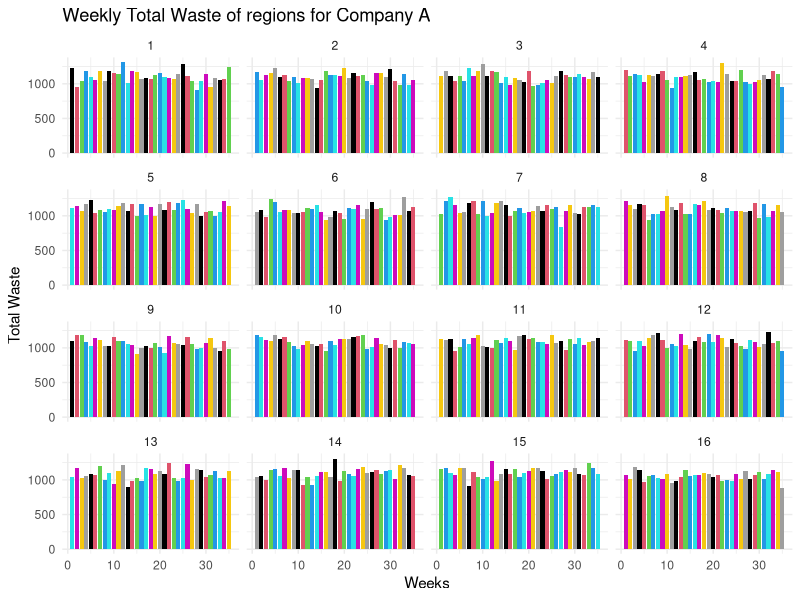
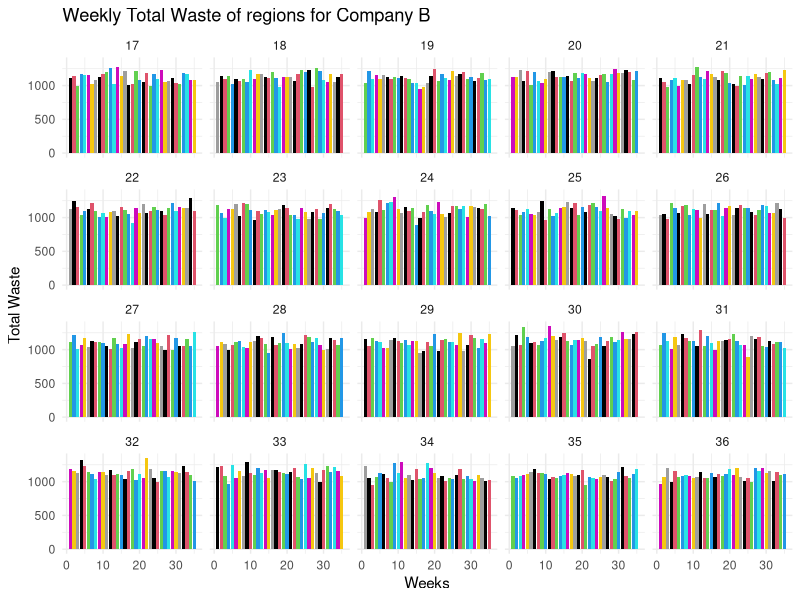
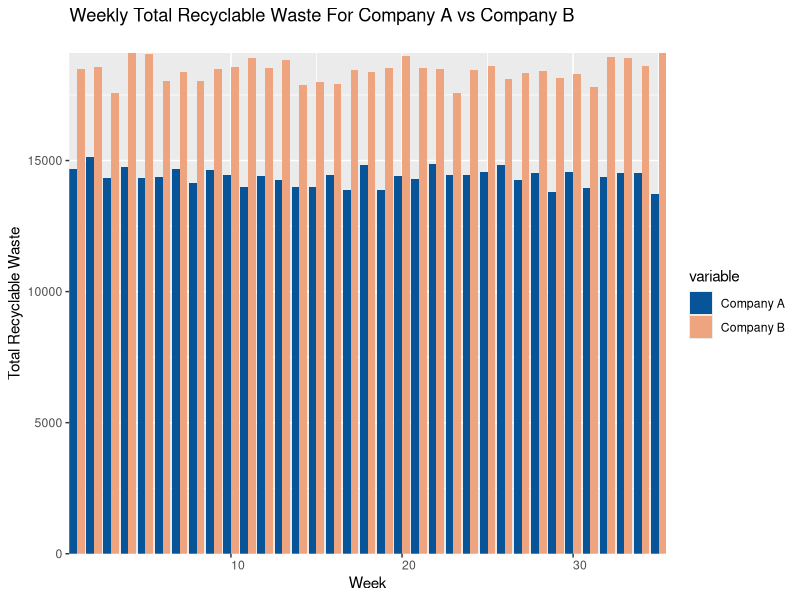
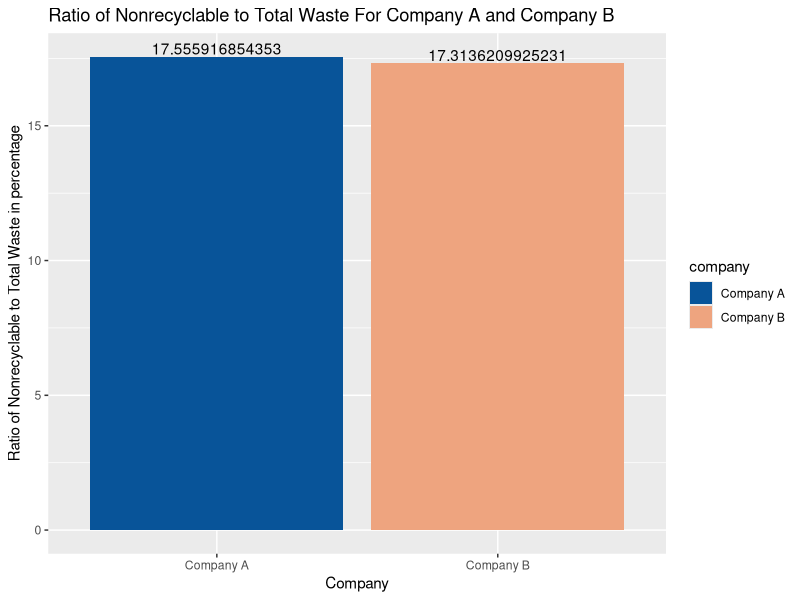

Write R code to recreate these figures, in order.
rm(list = ls(all.names = TRUE)) 

library(readxl)

library(ggplot2)

library(reshape2)



companyA <- read_excel("sw_data.xlsx", sheet = "Company A")



companyB <- read_excel("sw_data.xlsx", sheet = "Company B")


companyA$row_sum <- rowSums(companyA[,c(3:5)])

companyB$row_sum <- rowSums(companyB[,c(3:5)])

companyA$nonrecycling_sum <- rowSums(companyA[,c(6:8)])			##total non recyclable waste weekly

companyB$nonrecycling_sum <- rowSums(companyB[,c(6:8)])

companyA[,"Plastic Waste"] <- companyA$`total waste from plastic recycling bins` - companyA$`non-recyclable waste from plastic recycling bins`

companyA[,"Glass Waste"] <- companyA$`total waste from glass recycling bins` - companyA$`non-recyclable waste from glass recycling bins`

companyA[,"Aliminum Waste"] <- companyA$`total waste from aluminum recycling bins` - companyA$`non-recyclable waste from aluminum recycling bins`

companyB[,"Plastic Waste"] <- companyB$`total waste from plastic recycling bins` - companyB$`non-recyclable waste from plastic recycling bins`

companyB[,"Glass Waste"] <- companyB$`total waste from glass recycling bins` - companyB$`non-recyclable waste from glass recycling bins`

companyB[,"Aliminum Waste"] <- companyB$`total waste from aluminum recycling bins` - companyB$`non-recyclable waste from aluminum recycling bins`


A_sum_weekly = aggregate(x = companyA$`row_sum`,
                         by = list(companyA$Week),
                         FUN = sum)

B_sum_weekly = aggregate(x = companyB$`row_sum`,
                         by = list(companyB$Week),
                         FUN = sum)

A_nonrecycling_sum_weekly = aggregate(x = companyA$`nonrecycling_sum`,
                                      by = list(companyA$Week),
                                      FUN = sum)

B_nonrecycling_sum_weekly = aggregate(x = companyB$`nonrecycling_sum`,
                                      by = list(companyB$Week),
                                      FUN = sum)    

total_sum_weekly <- A_sum_weekly

total_sum_weekly$y <- B_sum_weekly$x

nonrecycled_weekly_sum <- A_nonrecycling_sum_weekly				###the data weekly non recyclable waste of regions for a given company

nonrecycled_weekly_sum$y <- B_nonrecycling_sum_weekly$x

recycled_weekly_sum = total_sum_weekly									###the data weekly recyclable waste of regions for a given company

recycled_weekly_sum$x = recycled_weekly_sum$x - nonrecycled_weekly_sum$x	

recycled_weekly_sum$y = recycled_weekly_sum$y - nonrecycled_weekly_sum$y

color_s <- c("#085499","#EEA47FFF")

total_sum_ggplot <- melt(total_sum_weekly, id.vars = "Group.1")                 # 1.A  Weekly Waste 

recycled_sum_ggplot <- melt(recycled_weekly_sum, id.vars = "Group.1")  

ratio_recycled_total_waste <- recycled_weekly_sum                               
ratio_recycled_total_waste$x <- recycled_weekly_sum$x/total_sum_weekly$x
ratio_recycled_total_waste$y <- recycled_weekly_sum$y/total_sum_weekly$y
ratio_recycled_total_waste_ggplot <- melt(ratio_recycled_total_waste, id.vars = "Group.1")





ggplot(companyA, aes(Week, row_sum, fill=row_sum))+ 
  labs(title = "Weekly Total Waste of regions for Company A", x = "Weeks", y = "Total Waste")+#	Y
  facet_wrap(companyA$Region)+																			# E
  geom_bar(stat = "identity", fill= companyA$Region)+
  theme_minimal()																									# I

ggplot(companyB, aes(Week, row_sum))+  
  labs(title = "Weekly Total Waste of regions for Company B", x = "Weeks", y = "Total Waste", color = "Company\n")+#	Y
  facet_wrap(companyB$Region)+																			# E
  geom_bar(stat = "identity", fill= companyB$Region)+             # N
  theme_minimal()		


ggplot(aes(x = Group.1, y = value, group= variable, fill=variable), data = recycled_sum_ggplot)+
  labs(title = "Weekly Total Recyclable Waste For Company A vs Company B\n", x = "Week", y = "Total Recyclable Waste", color = "Company\n")+
  geom_bar(position = "dodge", stat = "identity")+
  scale_y_continuous(expand = c(0,0))+
  scale_x_continuous(expand = c(0,0))+
  theme(axis.text.x = element_text(angle = 0, hjust = 0)) + 
  scale_fill_manual(values = color_s,labels = c("Company A", "Company B"))


total_rec_sum_companyA <- sum(companyA$row_sum)
total_nonrec_sum_companyA <- sum(companyA$nonrecycling_sum)

total_rec_sum_companyB <- sum(companyB$row_sum)
total_nonrec_sum_companyB <- sum(companyB$nonrecycling_sum)

total_sum <- data.frame(total_rec_sum_companyA)
total_sum[3,1] = total_rec_sum_companyB
total_sum[2,1] = total_nonrec_sum_companyA
total_sum[4,1] = total_nonrec_sum_companyB

percentage_nonrec <- data.frame(total_sum[2,1]/(total_sum[1,1]))*100
percentage_nonrec[2,1] <- (total_sum[4,1]/(total_sum[3,1]))*100
names(percentage_nonrec) = c("ratio")
percentage_nonrec$company = list("Company A","Company B")
percentage_nonrec$company <- unlist(percentage_nonrec$company)

ggplot(aes(x = company, y = ratio, fill=company), data = percentage_nonrec)+
  labs(title = "Ratio of Nonrecyclable to Total Waste For Company A and Company B", x = "Company", y = "Ratio of Nonrecyclable to Total Waste in percentage")+
  geom_bar(position = "dodge", stat = "identity")+
  scale_fill_manual(values = color_s) + 
  geom_text(aes(label = ratio), vjust = -0.2)
